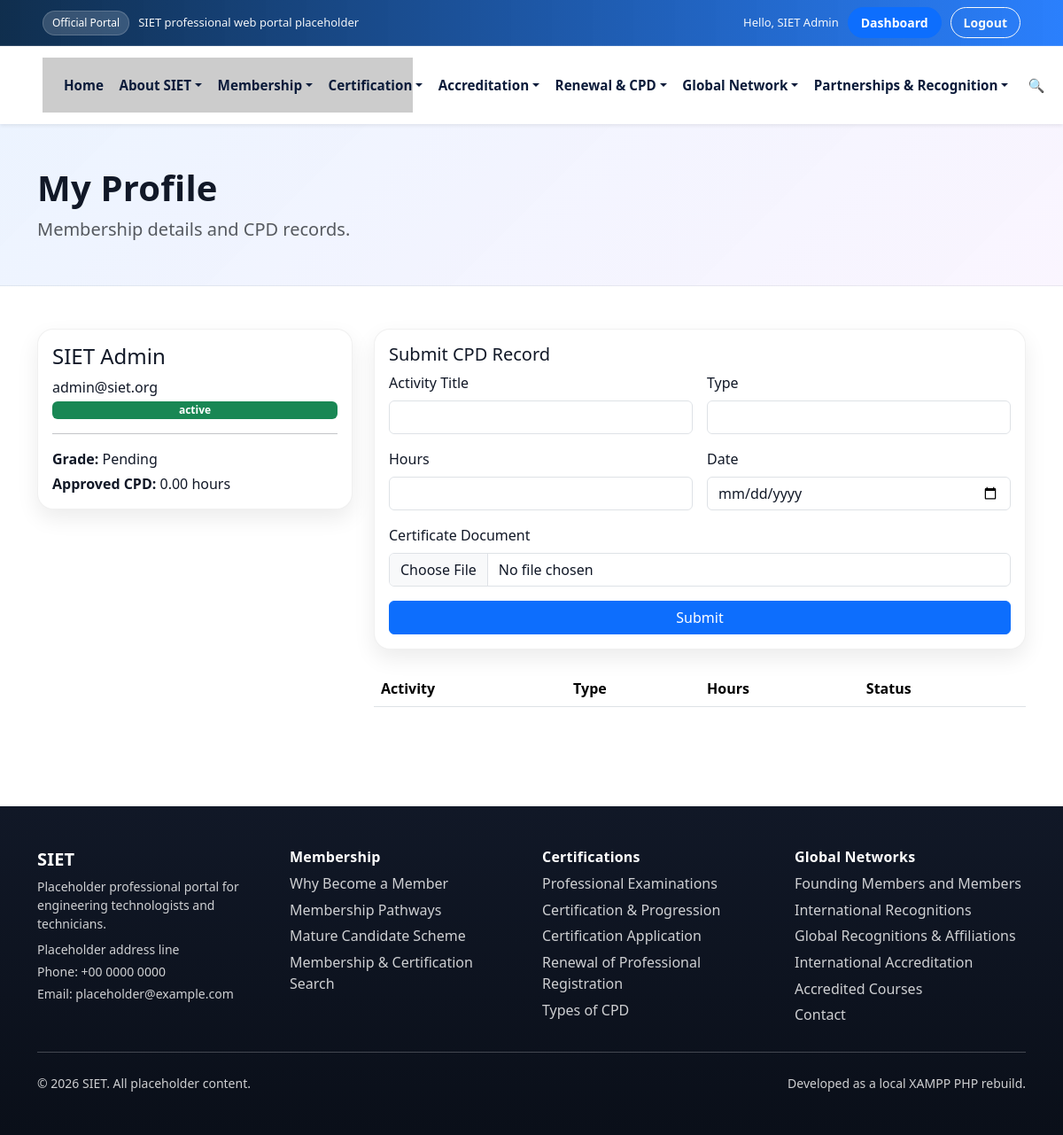
The app's page /profile.php (signed in) with its own data.
### tables this page shows
CREATE TABLE users (
  id INT AUTO_INCREMENT PRIMARY KEY,
  name VARCHAR(100) NOT NULL,
  email VARCHAR(100) UNIQUE NOT NULL,
  password VARCHAR(255) NOT NULL,
  role ENUM('admin','member','public') DEFAULT 'public',
  membership_grade VARCHAR(50),
  membership_status ENUM('active','pending','expired') DEFAULT 'pending',
  membership_no VARCHAR(50) UNIQUE,
  certification_no VARCHAR(50),
  certified_grade VARCHAR(100),
  membership_title VARCHAR(100),
  post_nominal VARCHAR(50),
  branch VARCHAR(100),
  specialisation VARCHAR(150),
  certification_status ENUM('Certified','In Progress','Pending Review','Expired','Renewal Due','Suspended/Withdrawn') DEFAULT 'Pending Review',
  is_directory_visible TINYINT(1) DEFAULT 1,
  phone VARCHAR(20),
  profile_image VARCHAR(255),
  created_at TIMESTAMP DEFAULT CURRENT_TIMESTAMP
);

### profile.php (the view, shortened to what this page needs)
<?php
require_once __DIR__ . '/includes/functions.php';
$userId = current_user()['id'];
require_once __DIR__ . '/includes/header.php';
$stmt = $pdo->prepare('SELECT * FROM users WHERE id = ?');
$stmt->execute([$userId]);
$profile = $stmt->fetch();
$stmt = $pdo->prepare('SELECT COALESCE(SUM(cpd_hours), 0) FROM cpd_records WHERE user_id = ? AND status = "approved"');
$stmt->execute([$userId]);
$hours = $stmt->fetchColumn();
?>
<div class="container py-5">
  <div class="row g-4">
    <div class="col-lg-4">
      <div class="card card-body">
        <h4><?= e($profile['name']) ?></h4>
        <p class="mb-1"><?= e($profile['email']) ?></p>
        <span class="badge text-bg-<?= $profile['membership_status'] === 'active' ? 'success' : 'warning' ?>"><?= e($profile['membership_status']) ?></span>
        <hr>
        <p class="mb-1"><strong>Grade:</strong> <?= e($profile['membership_grade'] ?: 'Pending') ?></p>
        <p class="mb-0"><strong>Approved CPD:</strong> <?= e((string) $hours) ?> hours</p>
      </div>
    </div>
    <div class="col-lg-8">
      <form method="post" enctype="multipart/form-data" class="card card-body needs-validation mb-4" novalidate>
        <h5>Submit CPD Record</h5>
        <div class="row g-3">
          <div class="col-md-6"><label class="form-label">Activity Title</label><input name="activity_title" class="form-control" required></div>
          <div class="col-md-6"><label class="form-label">Type</label><input name="cpd_type" class="form-control" required></div>
          <div class="col-md-6"><label class="form-label">Hours</label><input type="number" step="0.25" name="cpd_hours" class="form-control" required></div>
          <div class="col-md-6"><label class="form-label">Date</label><input type="date" name="activity_date" class="form-control" required></div>
          <div class="col-12"><label class="form-label">Certificate Document</label><input type="file" name="certificate" class="form-control" accept=".pdf,.csv,.xls,.xlsx,.jpg,.jpeg,.png,.webp"></div>
        </div>
        <button class="btn btn-primary mt-3" type="submit">Submit</button>
      </form>
      <div class="table-responsive"><table class="table table-striped table-hover bg-white"><thead><tr><th>Activity</th><th>Type</th><th>Hours</th><th>Status</th></tr></thead></table></div>
    </div>
  </div>
</div>
<?php require_once __DIR__ . '/includes/footer.php'; ?>

### assets/css/custom.css (style rules this page uses)
:root { --primary-color: #0d6efd; --secondary-color: #06b6d4; --accent-color: #a855f7; --text-dark: #111827; --text-muted: #6b7280; --background-soft: #f8fafc; --font-family: "Segoe UI", system-ui, -apple-system, Arial, sans-serif; --navbar-bg: #ffffff; --footer-bg: linear-gradient(180deg, rgba(17,24,39,1) 0%, rgba(10,15,25,1) 100%); --topbar-bg: linear-gradient(90deg, rgba(11,42,74,.98), rgba(13,110,253,.88)); --card-shadow: 0 10px 25px rgba(0,0,0,.08); --card-border: 1px solid rgba(0,0,0,.06); --border-radius: 18px; --pill-radius: 999px; --s-color: #2563eb; --i-color: #16a34a; --e-color: #f97316; --t-color: #a855f7; --bs-primary: #0d6efd; --bs-primary-rgb: 13,110,253; --bs-body-font-family: var(--font-family); --bs-body-color: var(--text-dark); --bs-link-color: var(--primary-color); --bs-link-hover-color: #0b5ed7; }
body { background: #ffffff; color: var(--text-dark); font-family: var(--font-family); }
.smooth-scroll { scroll-behavior: smooth; }
.lead-card, .contact-card, .card, .stat-card, .value-card, .about-card, .about-side__card { background: #fff; border: var(--card-border); border-radius: var(--border-radius); box-shadow: var(--card-shadow); }
.card, .stat-card { overflow: hidden; }
.btn-primary { --bs-btn-bg: var(--primary-color); --bs-btn-border-color: var(--primary-color); --bs-btn-hover-bg: #0b5ed7; --bs-btn-hover-border-color: #0b5ed7; }

### records on screen
users: name "SIET Admin", email "admin@siet.org", membership_status "active", membership_grade "Pending"

### other values on screen
current_user()['name'] "SIET Admin"
$heroTitle "My Profile"
$heroSubtitle "Membership details and CPD records."
$hours "0.00"
SITE_NAME "SIET"
